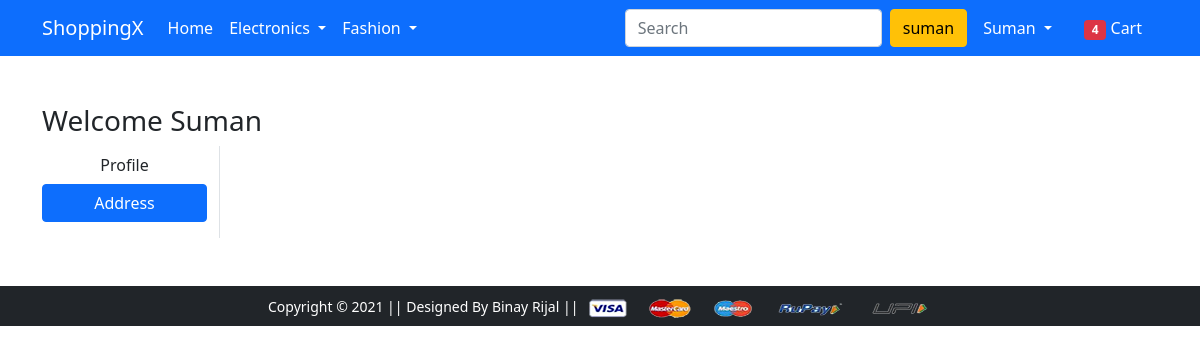
Page /address/ (signed in) on the earlier database version.
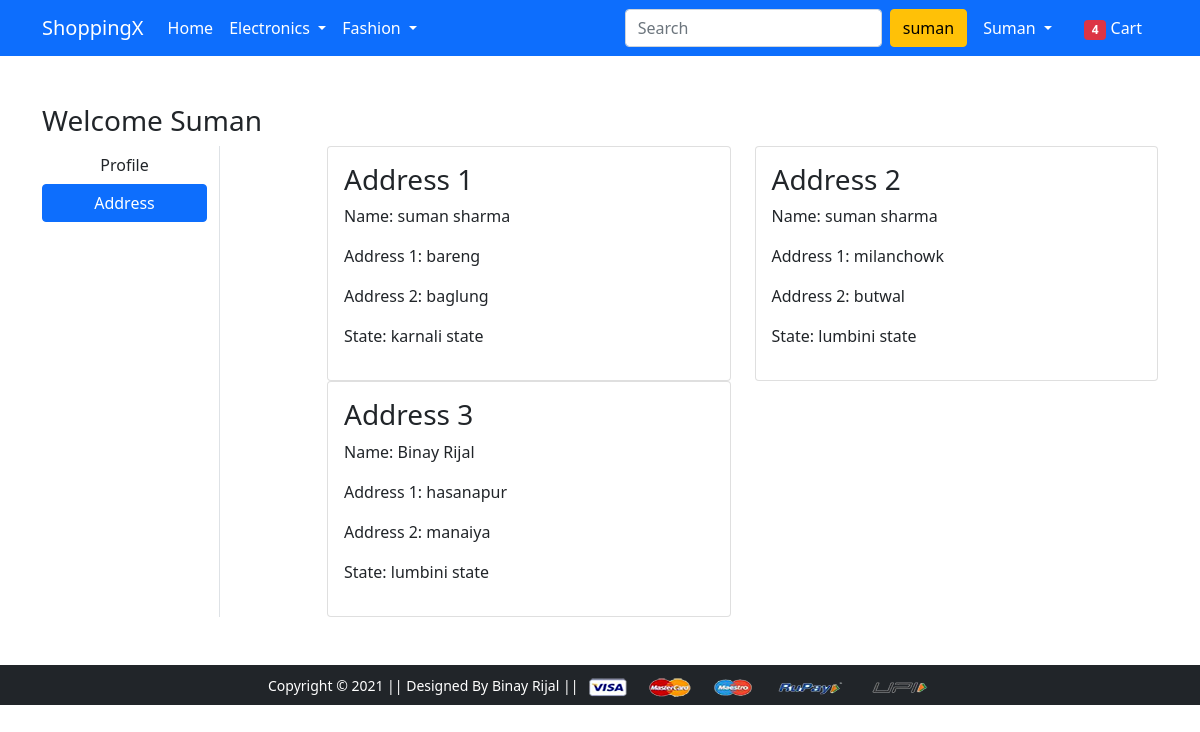
Same page on the later database version.
### app/models.py (models this page shows, shortened)
class Customer(models.Model):
    user=models.ForeignKey(User,on_delete=models.CASCADE)
    name=models.CharField(max_length=50)
    locality=models.CharField(max_length=100)
    city=models.CharField(max_length=100)
    zipcode=models.IntegerField()
    state=models.CharField(choices=STATE_CHOICES,max_length=100)

### app/views.py (the view)
# urls.py: path('address/', views.address, name='address'),
def address(request):
 user=request.user
 obj=Customer.objects.filter(user=user)
 return render(request, 'app/address.html',{'obj':obj,'active':'btn-primary'})

### app/templates/app/address.html (shortened to what this page needs)
{% extends 'app/base.html' %}
{% load static %}
{% block main-content %}
<div class="container my-5">
 <div class="row">
 <h3>Welcome {{request.user|capfirst}}</h3>
  <div class="col-sm-2 border-end">
   <ul class="list-unstyled">
    <li class="d-grid"><a href="{% url 'profile' %}" class="btn ">Profile</a></li>
    <li class="d-grid"><a href="{% url 'address' %}" class="btn {{active}}">Address</a></li>
   </ul>
  </div>
  <div class="col-sm-9 offset-sm-1">
   <div class="row">
    {%for o in obj%}
    <div class="col-sm-6">
     <div class="card">
      <div class="card-body">
       <h3>Address {{forloop.counter}}</h3>
       <p>Name: {{o.name}}</p>
       <p>Address 1: {{o.locality}}</p>
       <p>Address 2: {{o.city}}</p>
       <p>State: {{o.state}}</p>
      </div>
     </div>
    </div>
    {%endfor%}
   </div>
  </div>
 </div>
</div>
{% endblock main-content %}

Differences in the rows shown:
added Customer: name "suman sharma", locality "bareng", city "baglung", state "karnali state"
added Customer: name "suman sharma", locality "milanchowk", city "butwal", state "lumbini state"
added Customer: name "Binay Rijal", locality "hasanapur", city "manaiya", state "lumbini state"
